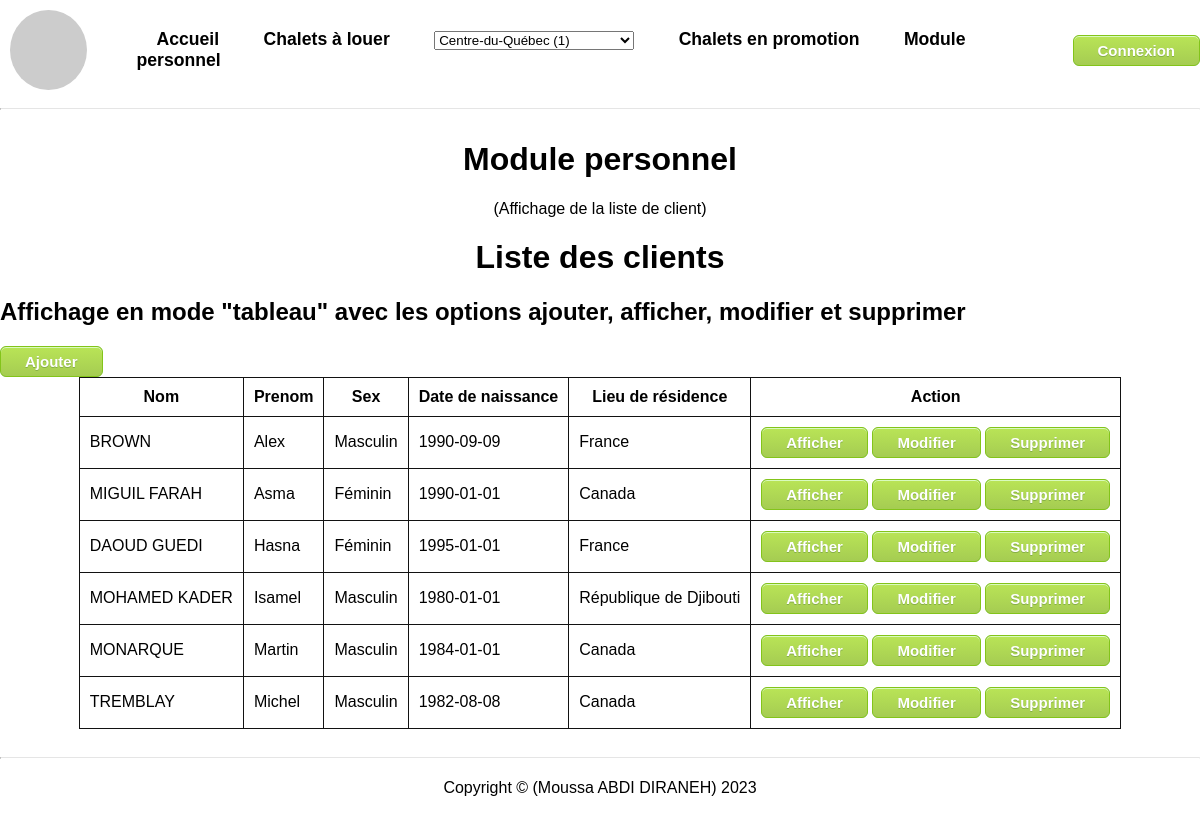
Screenshot of /module_personnel.php with the database file from the repository.
### tables this page shows
CREATE TABLE `clients` (
  `id` int NOT NULL,
  `nom` varchar(30) NOT NULL,
  `prenom` varchar(30) NOT NULL,
  `sex` varchar(10) NOT NULL,
  `date_naissance` date NOT NULL,
  `lieu_residence` varchar(30) NOT NULL,
  `consultant_id` int NOT NULL DEFAULT '1'
);

### controleurs/regions.php (called while the page is built, shortened)
<?php
require_once './modeles/regions.php';
class ControleurRegions {
    function afficherListeDeroulanteRegions() {
        $regions = modele_region::ObtenirTous();
        require './vues/regions/liste-deroulante.php';
    }
}
?>

### modeles/regions.php (called while the page is built, shortened)
<?php
class modele_region {
    public function __construct($id, $nom) {
        $this->id = $id;
        $this->nom = $nom;
    }
    static function connecter() {
        $mysqli = new mysqli(Db::$host, Db::$username, Db::$password, Db::$database);
        return $mysqli;
    }
    public static function ObtenirTous() {
        $liste = [];
        $mysqli = self::connecter();
        $resultatRequete = $mysqli->query("SELECT id, nom FROM regions ORDER BY nom");
        if(is_array($resultatRequete) || is_object($resultatRequete)){
        foreach ($resultatRequete as $enregistrement) {
            $liste[] = new modele_region($enregistrement['id'], $enregistrement['nom']);
        }}
        return $liste;
    }
}
?>

### controleurs/clients.php (called while the page is built, shortened)
<?php
require_once __DIR__ . '/../modeles/clients.php';
class ControleurClients {
    function afficherTableauGestion() {
        $clients = modele_client::ObtenirTous();
        require  __DIR__ . '/../vues/clients/tableau-gestion.php';
    }
}
?>

### modeles/clients.php (called while the page is built, shortened)
<?php
class modele_client {
    public function __construct($id, $nom, $prenom, $sex, $date_naissance, $lieu_residence) {
        $this->id = $id;
        $this->nom = $nom;
        $this->prenom = $prenom;
        $this->sex = $sex;
        $this->date_naissance = $date_naissance;
        $this->lieu_residence = $lieu_residence;
    }
    static function connecter() {
        $mysqli = new mysqli(Db::$host, Db::$username, Db::$password, Db::$database);
        return $mysqli;
    }
    public static function ObtenirTous() {
        $liste = [];
        $mysqli = self::connecter();
        $resultatRequete = $mysqli->query("SELECT id, nom, prenom, sex, date_naissance, lieu_residence FROM clients ORDER BY prenom");
        if(is_array($resultatRequete) || is_object($resultatRequete)){
        foreach ($resultatRequete as $enregistrement) {
            $liste[] = new modele_client($enregistrement['id'], $enregistrement['nom'], $enregistrement['prenom'], $enregistrement['sex'], $enregistrement['date_naissance'], $enregistrement['lieu_residence']);
        }}
        return $liste;
    }
}
?>

### vues/clients/tableau-gestion.php (the view)
<h2>Affichage en mode "tableau" avec les options ajouter, afficher, modifier et supprimer</h2>
<button onclick="ouvrirDialogueAjout()">Ajouter</button>
<table>
    <tr>
        <th>Nom</th>
        <th>Prenom</th>
        <th>Sex</th>
        <th>Date de naissance</th>
        <th>Lieu de résidence</th>
        <th>Action</th>
    </tr>
    <?php
        foreach ($clients as $client) {
    ?>
        <tr>
            <td><?= $client->nom ?></td>
            <td><?= $client->prenom?></td>
            <td><?= $client->sex?></td>
            <td><?= $client->date_naissance ?></td>
            <td><?= $client->lieu_residence ?></td>
            <td>
                <button onclick="ouvrirDialogueFiche(<?= $client->id ?>)">Afficher</button>
                <button onclick="ouvrirDialogueEdition(<?= $client->id ?>)">Modifier</button>
                <button onclick="ouvrirDialogueSuppression(<?= $client->id ?>)">Supprimer</button>
            </td>
        </tr>
    <?php
        }
    ?>
</table>

### include/header.php (shortened to what this page needs)
<!DOCTYPE html>
<html lang="fr-CA">
<head>
  <link rel="stylesheet" href="css/styles.css">
  <?php
require_once './controleurs/regions.php';
require_once "./modeles/regions.php";
 ?>
</head>
<body class="light-mode">
  <header>
    <nav>
      <img src="https://picsum.photos/id/13/80" alt="logo">
      <ul>
          <li><a href="index.php">Accueil</a></li>
          <li><a href="liste_chalets.php">Chalets à louer</a></li>
          <li>
            <?php
            $ControleurRegions= new ControleurRegions;
            $ControleurRegions->afficherListeDeroulanteRegions();
             ?>
          </li>
          <li><a href="liste_chalets_en_promotion.php">Chalets en promotion</a></li>
          <li><a href="module_personnel.php">Module personnel</a></li>
      </ul>
      <button onclick="document.getElementById('dialog_login').showModal();">Connexion</button>
    </nav>
    <hr>
  </header>

### vues/regions/liste-deroulante.php
<select id="region_id" name="region_id">
    <?php
        foreach ($regions as $region) {
    ?>
        <option value="<?= $region->id ?>">
             <?= $region->nom ?> (<?= $region->id ?>)
        </option>
    <?php
        }
    ?>
</select>

### module_personnel.php (shortened to what this page needs)
<?php include_once(__DIR__ . './include/header.php');
?>
  <main>
	<h1>Module personnel</h1>
    <p>(Affichage de la liste de client)</p>
<?php require_once 'controleurs/clients.php';
$controleurClients=new ControleurClients;
?>
<div class="container">
        <h1>Liste des clients</h1>
        <?php
            $controleurClients->afficherTableauGestion();
        ?>
    </div>
  </main>
<?php include_once(__DIR__ . './include/footer.php'); ?>

### include/footer.php
  <footer>
    <hr>
    Copyright &copy; (Moussa ABDI DIRANEH) 2023
  </footer>
</body>
</html>

### css/styles.css (style rules this page uses)
html { margin: 0; padding: 0; }
body { margin: 100px 0 0 0; padding: 20px 0; font-family: Arial, sans-serif; }
.light-mode, .light-mode a, .light-mode header { background-color: white; color: black; }
header img { width: 80px; height: 80px; border-radius: 50%; margin: 10px; }
header { position: fixed; top: 0; left: 0; right: 0; height: 120px; }
header nav { display: flex; align-items: center; }
header ul li { display: inline; }
header li { margin: 20px; position: relative; }
header li a { text-decoration: none; }
header nav a { font-weight: bold; font-size: 110%; }
main { margin: auto; max-width: 1200px; }
main h1, main > p, footer { text-align: center; }
footer { padding-top: 20px; }
footer hr { margin-bottom: 20px; }
hr { border-top: 1px solid rgba(0, 0, 0, 0.1); border-bottom: 1px solid rgba(255, 255, 255, 0.3); }
button { box-shadow: inset 0px 1px 0px 0px #d9fbbe; background: linear-gradient(to bottom, #b8e356 5%, #a5cc52 100%); background-color: #6b89ea; border-radius: 6px; border: 1px solid #83c41a; display: inline-block; cursor: pointer; color: #ffffff; font-family: Arial; font-size: 15px; font-weight: bold; padding: 6px 24px; text-decoration: none; text-shadow: 0px 1px 0px #86ae47; }
table, tr, td, th { border: solid 1px rgb(18, 18, 18); border-collapse: collapse; }
table { margin: 0 auto; }
td, th { padding: 10px; }

### rows the page displays
clients: nom "BROWN", prenom "Alex", sex "Masculin", date_naissance "1990-09-09", lieu_residence "France"
clients: nom "MIGUIL FARAH", prenom "Asma", sex "Féminin", date_naissance "1990-01-01", lieu_residence "Canada"
clients: nom "DAOUD GUEDI", prenom "Hasna", sex "Féminin", date_naissance "1995-01-01", lieu_residence "France"
clients: nom "MOHAMED KADER", prenom "Isamel", sex "Masculin", date_naissance "1980-01-01", lieu_residence "République de Djibouti"
clients: nom "MONARQUE", prenom "Martin", sex "Masculin", date_naissance "1984-01-01", lieu_residence "Canada"
clients: nom "TREMBLAY", prenom "Michel", sex "Masculin", date_naissance "1982-08-08", lieu_residence "Canada"

### other values shown
form field region_id "Centre-du-Québec (1)"
